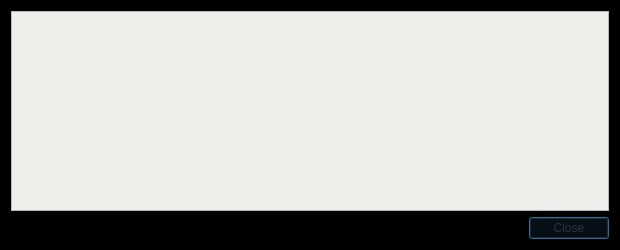
<?xml version="1.0" encoding="UTF-8"?>
<ui version="4.0">
 <class>TransactionDescDialog</class>
 <widget class="QDialog" name="TransactionDescDialog">
  <property name="geometry">
   <rect>
    <x>0</x>
    <y>0</y>
    <width>620</width>
    <height>250</height>
   </rect>
  </property>
  <property name="windowTitle">
   <string>Transaction details</string>
  </property>
  <property name="styleSheet">
   <string notr="true">background-color: rgb(0, 0, 0);
color: rgb(1, 248, 113);</string>
  </property>
  <layout class="QVBoxLayout" name="verticalLayout">
   <item>
    <widget class="QTextEdit" name="detailText">
     <property name="toolTip">
      <string>This pane shows a detailed description of the transaction</string>
     </property>
     <property name="styleSheet">
      <string notr="true">background-color: rgb(238, 238, 236);color: rgb(0, 77, 0);</string>
     </property>
     <property name="readOnly">
      <bool>true</bool>
     </property>
    </widget>
   </item>
   <item>
    <widget class="QDialogButtonBox" name="buttonBox">
     <property name="styleSheet">
      <string notr="true">color: rgb(46, 52, 54);</string>
     </property>
     <property name="orientation">
      <enum>Qt::Horizontal</enum>
     </property>
     <property name="standardButtons">
      <set>QDialogButtonBox::Close</set>
     </property>
    </widget>
   </item>
  </layout>
 </widget>
 <resources/>
 <connections>
  <connection>
   <sender>buttonBox</sender>
   <signal>accepted()</signal>
   <receiver>TransactionDescDialog</receiver>
   <slot>accept()</slot>
   <hints>
    <hint type="sourcelabel">
     <x>20</x>
     <y>20</y>
    </hint>
    <hint type="destinationlabel">
     <x>20</x>
     <y>20</y>
    </hint>
   </hints>
  </connection>
  <connection>
   <sender>buttonBox</sender>
   <signal>rejected()</signal>
   <receiver>TransactionDescDialog</receiver>
   <slot>reject()</slot>
   <hints>
    <hint type="sourcelabel">
     <x>20</x>
     <y>20</y>
    </hint>
    <hint type="destinationlabel">
     <x>20</x>
     <y>20</y>
    </hint>
   </hints>
  </connection>
 </connections>
</ui>
